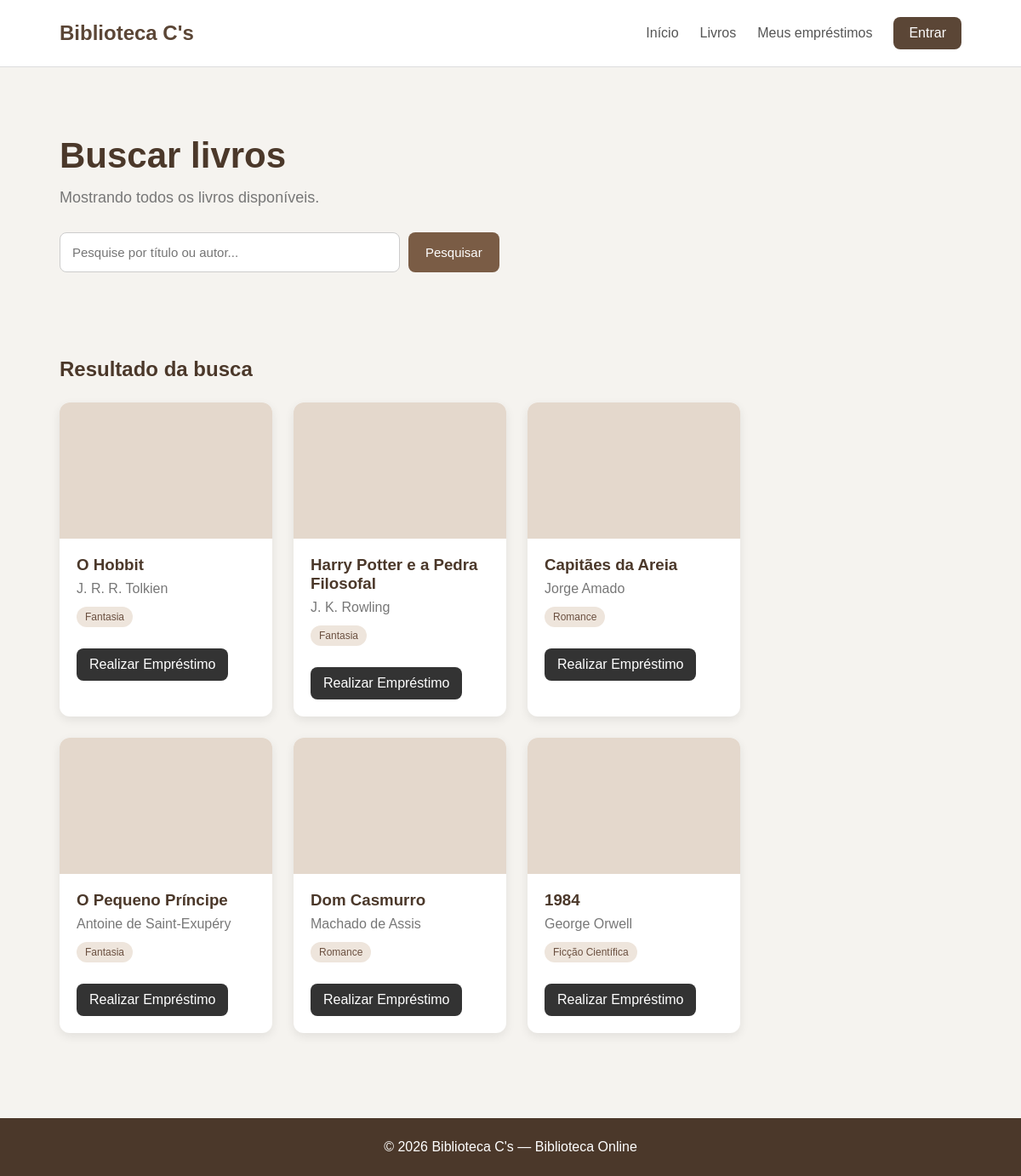
The page /View/buscarLivros.php on the database its author committed.
### tables this page shows
CREATE TABLE livros (
    isbn   VARCHAR(20) PRIMARY KEY,
    titulo VARCHAR(150) NOT NULL,
    autor  VARCHAR(150) NOT NULL,
    genero VARCHAR(50)  NOT NULL,
    ano    SMALLINT     NOT NULL
);

### Model/Livro.php (called while the page is built, shortened)
<?php
  class Livro
{
private \PDO $connection;
    public function __construct(\PDO $connection)
    {
        $this->connection = $connection;
    }
        public function listarTodos(): array
    {
        $stmt = $this->connection->query("SELECT * FROM livros");
        return $stmt->fetchAll(\PDO::FETCH_ASSOC);
    }
}

### View/buscarLivros.php (the view, shortened to what this page needs)
<?php
require_once __DIR__ . '/../Model/Connection.php';
require_once __DIR__ . '/../Model/Livro.php';
$connection = Connection::getInstance();
$termo = trim($_GET['q'] ?? '');
$livroModel = new Livro($connection);
$resultados = $termo !== ''
    ? $livroModel->buscar($termo)
    : $livroModel->listarTodos();
?>
<!DOCTYPE html>
<html lang="pt-br">
<head>
    <link rel="stylesheet" href="../assets/templates/css/global.css">
</head>
<body>
    <header>
        <nav>
            <h1> Biblioteca C's</h1>
            <div class="menu">
                <a href="../index.php">Início</a>
                <a href="../index.php#livros">Livros</a>
                <a href="../index.php#emprestimos">Meus empréstimos</a>
                <a href="login.php" class="login">Entrar</a>
            </div>
        </nav>
    </header>
    <main>
        <section class="inicio">
            <div class="texto">
                <h2>Buscar livros</h2>
                <p>
                    <?php if ($termo !== ''): ?>
                        <?php echo count($resultados); ?> resultado(s) para "<?php echo htmlspecialchars($termo); ?>".
                    <?php else: ?>
                        Mostrando todos os livros disponíveis.
                    <?php endif; ?>
                </p>
                <form class="pesquisa" method="GET" action="Livro.php">
                    <input
                        type="text"
                        name="q"
                        placeholder="Pesquise por título ou autor..."
                        value="<?php echo htmlspecialchars($termo); ?>"
                    >
                    <button type="submit">Pesquisar</button>
                </form>
            </div>
        </section>
        <section class="livros">
            <h2>Resultado da busca</h2>
            <div class="cards">
                <?php if (empty($resultados)): ?>
                    <p>Nenhum livro encontrado.</p>
                <?php else: ?>
                    <?php foreach ($resultados as $livro): ?>
                        <div class="card">
                            <div class="capa"></div>
                            <div class="informacoes">
                                <h3><?php echo htmlspecialchars($livro['titulo']); ?></h3>
                                <p><?php echo htmlspecialchars($livro['autor']); ?></p>
                                <span><?php echo htmlspecialchars($livro['genero']); ?></span>
                                <a
                                    href="emprestimo.php?isbn=<?php echo urlencode($livro['isbn']); ?>"
                                    class="botao-emprestimo"
                                >
                                    Realizar Empréstimo
                                </a>
                            </div>
                        </div>
                    <?php endforeach; ?>
                <?php endif; ?>
            </div>
        </section>
    </main>
    <footer>
        <p>© 2026 Biblioteca C's — Biblioteca Online</p>
    </footer>
</body>
</html>

### assets/templates/css/global.css (style rules this page uses)
* { margin: 0; padding: 0; box-sizing: border-box; }
body { font-family: Arial, sans-serif; background-color: #f5f3ef; color: #333; }
header { background-color: #ffffff; border-bottom: 1px solid #ddd; }
nav { max-width: 1100px; margin: auto; padding: 20px; display: flex; justify-content: space-between; align-items: center; }
nav h1 { color: #5b4636; font-size: 24px; }
.menu { display: flex; align-items: center; gap: 25px; }
.menu a { text-decoration: none; color: #555; }
.menu .login { background-color: #5b4636; color: white; padding: 10px 18px; border-radius: 8px; }
.inicio { max-width: 1100px; margin: auto; padding: 80px 20px; }
.texto { max-width: 700px; }
.texto h2 { font-size: 42px; color: #4b382a; margin-bottom: 15px; }
.texto p { font-size: 18px; color: #777; margin-bottom: 30px; }
.pesquisa { display: flex; gap: 10px; }
.pesquisa input { width: 400px; padding: 14px; border: 1px solid #ccc; border-radius: 8px; font-size: 15px; }
button { border: none; cursor: pointer; background-color: #7a5c45; color: white; padding: 12px 20px; border-radius: 8px; font-size: 15px; }
.livros { max-width: 1100px; margin: auto; padding: 20px; }
.livros > h2 { color: #4b382a; margin-bottom: 25px; }
.cards { display: flex; gap: 25px; flex-wrap: wrap; }
.card { background-color: white; width: 250px; border-radius: 12px; overflow: hidden; box-shadow: 0 4px 12px rgba(0, 0, 0, 0.08); transition: 0.2s; }
.capa { width: 100%; height: 160px; background-color: #e4d8cc; display: flex; align-items: center; justify-content: center; overflow: hidden; }
.informacoes { padding: 20px; }
.informacoes h3 { color: #4b382a; margin-bottom: 8px; }
.informacoes p { color: #777; margin-bottom: 12px; }
.informacoes span { display: inline-block; background-color: #eee5dc; color: #6b5040; padding: 5px 10px; border-radius: 20px; font-size: 12px; margin-bottom: 15px; }
footer { margin-top: 80px; padding: 25px; text-align: center; background-color: #4b382a; color: white; }
.botao-emprestimo { display: inline-block; padding: 10px 15px; background-color: #333; color: white; text-decoration: none; border-radius: 8px; margin-top: 10px; }

### rows shown on the page
livros: titulo "O Hobbit", autor "J. R. R. Tolkien", genero "Fantasia"
livros: titulo "Harry Potter e a Pedra Filosofal", autor "J. K. Rowling", genero "Fantasia"
livros: titulo "Capitães da Areia", autor "Jorge Amado", genero "Romance"
livros: titulo "O Pequeno Príncipe", autor "Antoine de Saint-Exupéry", genero "Fantasia"
livros: titulo "Dom Casmurro", autor "Machado de Assis", genero "Romance"
livros: titulo "1984", autor "George Orwell", genero "Ficção Científica"
